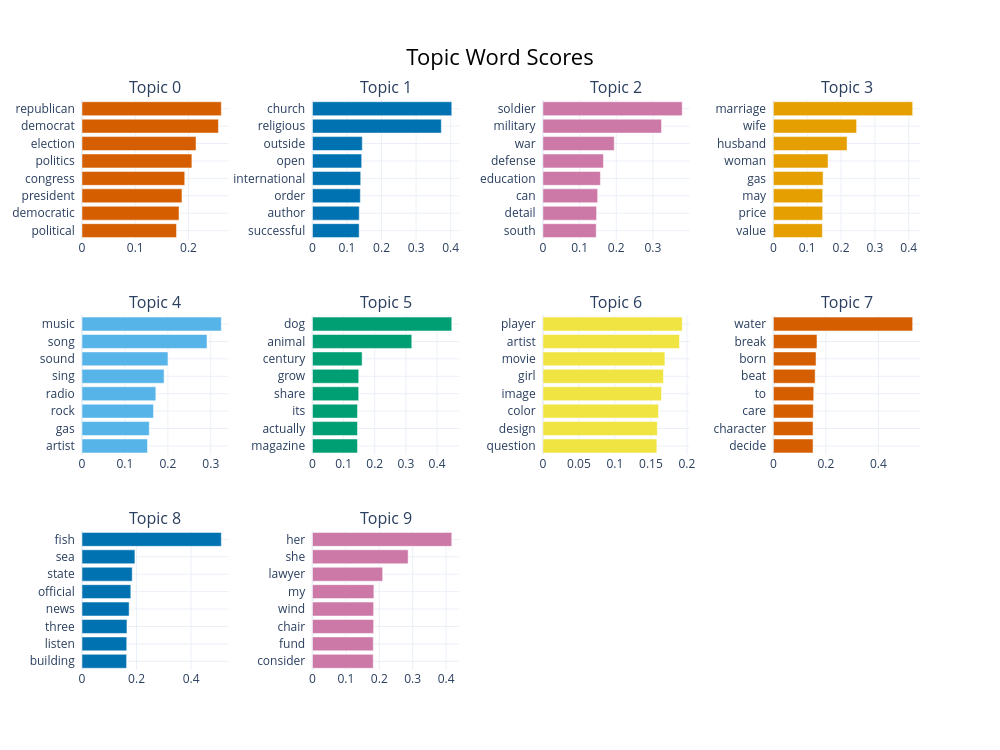

Notebook source saved alongside this figure:
### Markdown cell above
## 📈 10. Visualisations

### Code cell
# ── Topic word scores ─────────────────────────────────────────────────────────
topic_model.visualize_barchart(top_n_topics=10, n_words=8)

### Figure 1 — Plotly figure (JSON) as saved in the notebook; plotly's stock layout.template omitted (floating-point values rounded to 4 significant figures)
{"data": [{"marker": {"color": "#D55E00"}, "orientation": "h", "type": "bar", "x": [0.1776, 0.1822, 0.1878, 0.193, 0.2064, 0.2142, 0.2563, 0.2617], "xaxis": "x", "y": ["political  ", "democratic  ", "president  ", "congress  ", "politics  ", "election  ", "democrat  ", "republican  "], "yaxis": "y"}, {"marker": {"color": "#0072B2"}, "orientation": "h", "type": "bar", "x": [0.1352, 0.1355, 0.1386, 0.1397, 0.1425, 0.1442, 0.3729, 0.4032], "xaxis": "x2", "y": ["successful  ", "author  ", "order  ", "international  ", "open  ", "outside  ", "religious  ", "church  "], "yaxis": "y2"}, {"marker": {"color": "#CC79A7"}, "orientation": "h", "type": "bar", "x": [0.1453, 0.1463, 0.1493, 0.1568, 0.1651, 0.1945, 0.3234, 0.3798], "xaxis": "x3", "y": ["south  ", "detail  ", "can  ", "education  ", "defense  ", "war  ", "military  ", "soldier  "], "yaxis": "y3"}, {"marker": {"color": "#E69F00"}, "orientation": "h", "type": "bar", "x": [0.1448, 0.1456, 0.1458, 0.147, 0.1616, 0.2178, 0.246, 0.4116], "xaxis": "x4", "y": ["value  ", "price  ", "may  ", "gas  ", "woman  ", "husband  ", "wife  ", "marriage  "], "yaxis": "y4"}, {"marker": {"color": "#56B4E9"}, "orientation": "h", "type": "bar", "x": [0.1526, 0.1567, 0.1665, 0.172, 0.1912, 0.2002, 0.2912, 0.3245], "xaxis": "x5", "y": ["artist  ", "gas  ", "rock  ", "radio  ", "sing  ", "sound  ", "song  ", "music  "], "yaxis": "y5"}, {"marker": {"color": "#009E73"}, "orientation": "h", "type": "bar", "x": [0.1445, 0.1445, 0.1447, 0.1484, 0.1486, 0.1594, 0.3189, 0.4473], "xaxis": "x6", "y": ["magazine  ", "actually  ", "its  ", "share  ", "grow  ", "century  ", "animal  ", "dog  "], "yaxis": "y6"}, {"marker": {"color": "#F0E442"}, "orientation": "h", "type": "bar", "x": [0.1582, 0.1589, 0.1605, 0.1646, 0.1674, 0.1694, 0.1896, 0.1934], "xaxis": "x7", "y": ["question  ", "design  ", "color  ", "image  ", "girl  ", "movie  ", "artist  ", "player  "], "yaxis": "y7"}, {"marker": {"color": "#D55E00"}, "orientation": "h", "type": "bar", "x": [0.1512, 0.1512, 0.1521, 0.1538, 0.1592, 0.1625, 0.1661, 0.5304], "xaxis": "x8", "y": ["decide  ", "character  ", "care  ", "to  ", "beat  ", "born  ", "break  ", "water  "], "yaxis": "y8"}, {"marker": {"color": "#0072B2"}, "orientation": "h", "type": "bar", "x": [0.1635, 0.1641, 0.1648, 0.1728, 0.1789, 0.1841, 0.194, 0.5108], "xaxis": "x9", "y": ["building  ", "listen  ", "three  ", "news  ", "official  ", "state  ", "sea  ", "fish  "], "yaxis": "y9"}, {"marker": {"color": "#CC79A7"}, "orientation": "h", "type": "bar", "x": [0.1819, 0.1821, 0.183, 0.183, 0.1838, 0.2101, 0.2863, 0.4169], "xaxis": "x10", "y": ["consider  ", "fund  ", "chair  ", "wind  ", "my  ", "lawyer  ", "she  ", "her  "], "yaxis": "y10"}], "layout": {"annotations": [{"font": {"size": 16}, "showarrow": false, "text": "Topic 0", "x": 0.0875, "xanchor": "center", "xref": "paper", "y": 1, "yanchor": "bottom", "yref": "paper"}, {"font": {"size": 16}, "showarrow": false, "text": "Topic 1", "x": 0.3625, "xanchor": "center", "xref": "paper", "y": 1, "yanchor": "bottom", "yref": "paper"}, {"font": {"size": 16}, "showarrow": false, "text": "Topic 2", "x": 0.6375, "xanchor": "center", "xref": "paper", "y": 1, "yanchor": "bottom", "yref": "paper"}, {"font": {"size": 16}, "showarrow": false, "text": "Topic 3", "x": 0.9125, "xanchor": "center", "xref": "paper", "y": 1, "yanchor": "bottom", "yref": "paper"}, {"font": {"size": 16}, "showarrow": false, "text": "Topic 4", "x": 0.0875, "xanchor": "center", "xref": "paper", "y": 0.6222, "yanchor": "bottom", "yref": "paper"}, {"font": {"size": 16}, "showarrow": false, "text": "Topic 5", "x": 0.3625, "xanchor": "center", "xref": "paper", "y": 0.6222, "yanchor": "bottom", "yref": "paper"}, {"font": {"size": 16}, "showarrow": false, "text": "Topic 6", "x": 0.6375, "xanchor": "center", "xref": "paper", "y": 0.6222, "yanchor": "bottom", "yref": "paper"}, {"font": {"size": 16}, "showarrow": false, "text": "Topic 7", "x": 0.9125, "xanchor": "center", "xref": "paper", "y": 0.6222, "yanchor": "bottom", "yref": "paper"}, {"font": {"size": 16}, "showarrow": false, "text": "Topic 8", "x": 0.0875, "xanchor": "center", "xref": "paper", "y": 0.2444, "yanchor": "bottom", "yref": "paper"}, {"font": {"size": 16}, "showarrow": false, "text": "Topic 9", "x": 0.3625, "xanchor": "center", "xref": "paper", "y": 0.2444, "yanchor": "bottom", "yref": "paper"}], "height": 750, "hoverlabel": {"bgcolor": "white", "font": {"family": "Rockwell", "size": 16}}, "showlegend": false, "title": {"font": {"color": "Black", "size": 22}, "text": "Topic Word Scores", "x": 0.5, "xanchor": "center", "yanchor": "top"}, "width": 1000, "xaxis": {"anchor": "y", "domain": [0, 0.175], "showgrid": true}, "xaxis10": {"anchor": "y10", "domain": [0.275, 0.45], "showgrid": true}, "xaxis11": {"anchor": "y11", "domain": [0.55, 0.725], "showgrid": true}, "xaxis12": {"anchor": "y12", "domain": [0.825, 1], "showgrid": true}, "xaxis2": {"anchor": "y2", "domain": [0.275, 0.45], "showgrid": true}, "xaxis3": {"anchor": "y3", "domain": [0.55, 0.725], "showgrid": true}, "xaxis4": {"anchor": "y4", "domain": [0.825, 1], "showgrid": true}, "xaxis5": {"anchor": "y5", "domain": [0, 0.175], "showgrid": true}, "xaxis6": {"anchor": "y6", "domain": [0.275, 0.45], "showgrid": true}, "xaxis7": {"anchor": "y7", "domain": [0.55, 0.725], "showgrid": true}, "xaxis8": {"anchor": "y8", "domain": [0.825, 1], "showgrid": true}, "xaxis9": {"anchor": "y9", "domain": [0, 0.175], "showgrid": true}, "yaxis": {"anchor": "x", "domain": [0.7556, 1], "showgrid": true}, "yaxis10": {"anchor": "x10", "domain": [0, 0.2444], "showgrid": true}, "yaxis11": {"anchor": "x11", "domain": [0, 0.2444], "showgrid": true}, "yaxis12": {"anchor": "x12", "domain": [0, 0.2444], "showgrid": true}, "yaxis2": {"anchor": "x2", "domain": [0.7556, 1], "showgrid": true}, "yaxis3": {"anchor": "x3", "domain": [0.7556, 1], "showgrid": true}, "yaxis4": {"anchor": "x4", "domain": [0.7556, 1], "showgrid": true}, "yaxis5": {"anchor": "x5", "domain": [0.3778, 0.6222], "showgrid": true}, "yaxis6": {"anchor": "x6", "domain": [0.3778, 0.6222], "showgrid": true}, "yaxis7": {"anchor": "x7", "domain": [0.3778, 0.6222], "showgrid": true}, "yaxis8": {"anchor": "x8", "domain": [0.3778, 0.6222], "showgrid": true}, "yaxis9": {"anchor": "x9", "domain": [0, 0.2444], "showgrid": true}}}
